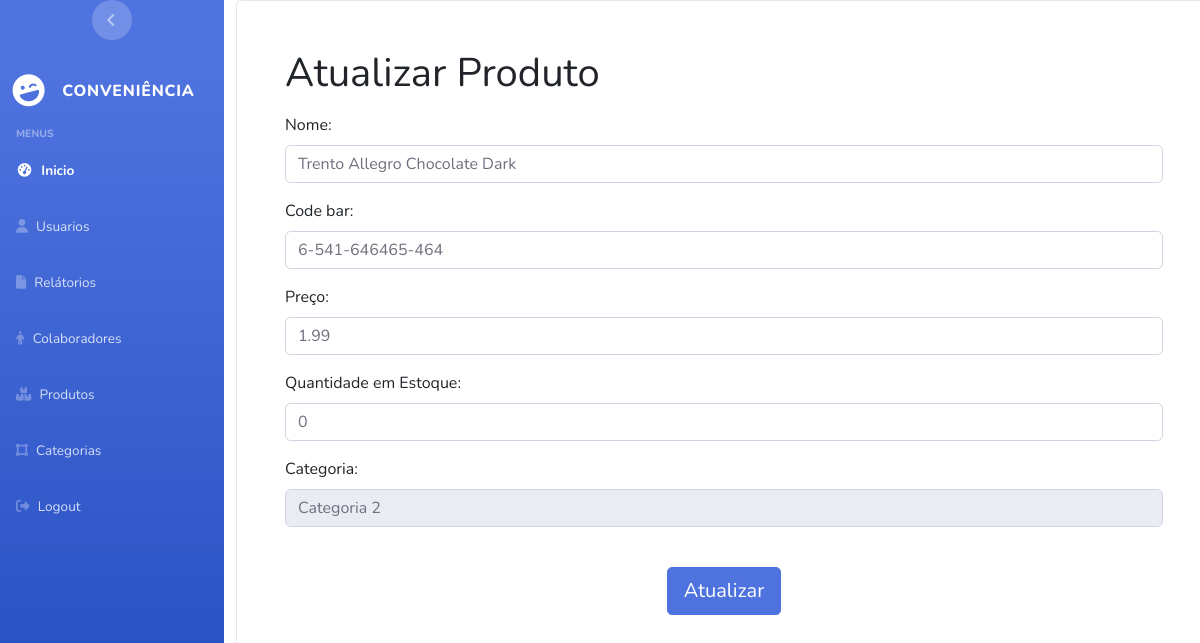
The page /product/update_product/4 (signed in) on the database its author committed.
### apps/Product/models.py (models this page shows, shortened)
class Product(models.Model):
    name = models.CharField(max_length=50,unique=True)
    code_bar = models.CharField(max_length=16,unique=True)
    price = models.DecimalField(decimal_places=2,max_digits=5)
    stock_quantity = models.IntegerField()
    is_deleted = models.BooleanField(default=False)
    category = models.ForeignKey(Category,on_delete=models.DO_NOTHING)

### apps/Category/models.py (models this page shows, shortened)
class Category(models.Model):
    name = models.CharField(unique=True,max_length=99,default="Nome Categoria")
    description = models.TextField(blank=True)
    created_at = models.DateTimeField(auto_now_add=True)

### apps/Product/views.py (the view)
# urls.py: path('update_product/<int:id>',views.update_product, name='update_product'),
@user_passes_test(lambda user: user.is_superuser or user.is_staff,login_url='user:page_not_found')
@login_required(login_url="login_system")
def update_product(request,id):
    product_selected = Product.objects.get(id=id)
    form = registerProductForm(request.POST or None, instance=product_selected)
    if request.method == "POST":
        if form.is_valid():
            form.save()
            messages.success(request, "Atualizado com sucesso")
            return redirect('product:main_menu_product')
        else:
            messages.warning(request, "Dados Invalido")
    return render(request,'product/update_product.html',{'form':form})

### apps/Product/forms.py
class registerProductForm(ModelForm):
    code_bar = forms.CharField(widget=forms.TextInput(attrs={"placeholder": "Codigo de Barras","class": "form-control","onchange":"validateCodeBar(this)"}),max_length=18)
    class Meta:
        model = Product
        fields = ['name','code_bar','price','stock_quantity','category']
        labels = {
                  'name':"Nome",
                  'code_bar':'Codigo De Barras',
                  'price':'Preço',
                  'stock_quantity':'Quantidade em Estoque',
                  'category':'Categoria'
                  }
        widgets = {'name': forms.TextInput(attrs={"placeholder": "Nome do Produto","class": "form-control","maxlength": "30"}),
                   'price': forms.TextInput(attrs={"placeholder": "Preço","class": "form-control"}),
                   'stock_quantity': forms.TextInput(attrs={"placeholder": "Quantidade em Estoque","class": "form-control"}),
                   'category':forms.Select(attrs={'class': 'form-control ','readonly':True})
                   }

### templates/product/update_product.html (shortened to what this page needs)
{% extends 'base.html' %} {% block title %} Cadastro de Produtos {% endblock %}
{% block stylesheets %}{% endblock stylesheets %} {% block content %}
<div class="card p-5 vh-100">
  <h1 class="mb-3">Atualizar Produto</h1>
  <form method="post">
    {% csrf_token %} {{ form.as_p }}
    <br/>
    <div class="d-flex justify-content-center">
      <input type="submit" value="Atualizar" class="btn btn-primary btn-lg"/>
    </div>
  </form>
</div>
{% endblock content %} {% block javascripts %}{% endblock javascripts %}

### rows shown on the page
Product: name "Trento Allegro Chocolate Dark", code_bar "6-541-646465-464", price "1.99", stock_quantity "0", category "Categoria 2"
